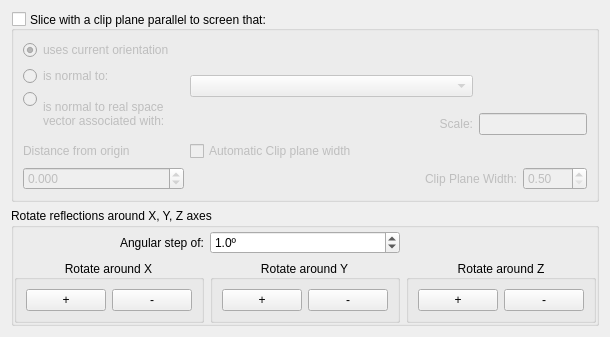
                    <widget class="QWidget" name="slicing_tab">
                     <attribute name="title">
                      <string>Slicing</string>
                     </attribute>
                     <layout class="QGridLayout" name="gridLayout_7">
                      <item row="0" column="0">
                       <widget class="QGroupBox" name="ClipPlaneChkGroupBox">
                        <property name="sizePolicy">
                         <sizepolicy hsizetype="Preferred" vsizetype="Preferred">
                          <horstretch>0</horstretch>
                          <verstretch>1</verstretch>
                         </sizepolicy>
                        </property>
                        <property name="toolTip">
                         <string>&lt;html&gt;&lt;head/&gt;&lt;body&gt;&lt;p&gt;Limit the view of reflections with a clip plane parallel to the screen&lt;/p&gt;&lt;/body&gt;&lt;/html&gt;</string>
                        </property>
                        <property name="title">
                         <string>Slice with a clip plane parallel to screen that:</string>
                        </property>
                        <property name="alignment">
                         <set>Qt::AlignLeading|Qt::AlignLeft|Qt::AlignVCenter</set>
                        </property>
                        <property name="checkable">
                         <bool>true</bool>
                        </property>
                        <property name="checked">
                         <bool>false</bool>
                        </property>
                        <layout class="QGridLayout" name="gridLayout_6">
                         <item row="0" column="0" colspan="2">
                          <widget class="QRadioButton" name="parallel_current_orientation_btn">
                           <property name="sizePolicy">
                            <sizepolicy hsizetype="Preferred" vsizetype="Fixed">
                             <horstretch>0</horstretch>
                             <verstretch>0</verstretch>
                            </sizepolicy>
                           </property>
                           <property name="text">
                            <string>uses current orientation</string>
                           </property>
                           <property name="checked">
                            <bool>true</bool>
                           </property>
                          </widget>
                         </item>
                         <item row="1" column="0" colspan="2">
                          <widget class="QRadioButton" name="normal_vec_btn">
                           <property name="sizePolicy">
                            <sizepolicy hsizetype="Preferred" vsizetype="Fixed">
                             <horstretch>0</horstretch>
                             <verstretch>0</verstretch>
                            </sizepolicy>
                           </property>
                           <property name="toolTip">
                            <string>Useful for inspecting reflections perpendicular to a rotation axis or a tNCS vector</string>
                           </property>
                           <property name="text">
                            <string>is normal to:</string>
                           </property>
                          </widget>
                         </item>
                         <item row="1" column="2" rowspan="2">
                          <widget class="QComboBox" name="clipplane_normal_vector_combo">
                           <property name="sizePolicy">
                            <sizepolicy hsizetype="Preferred" vsizetype="Fixed">
                             <horstretch>2</horstretch>
                             <verstretch>0</verstretch>
                            </sizepolicy>
                           </property>
                          </widget>
                         </item>
                         <item row="2" column="0">
                          <widget class="QRadioButton" name="normal_realspace_vec_btn">
                           <property name="sizePolicy">
                            <sizepolicy hsizetype="Fixed" vsizetype="Preferred">
                             <horstretch>1</horstretch>
                             <verstretch>0</verstretch>
                            </sizepolicy>
                           </property>
                           <property name="toolTip">
                            <string>Useful for inspecting reflections satisfying an equation for a plane through reciprocal space</string>
                           </property>
                           <property name="text">
                            <string/>
                           </property>
                          </widget>
                         </item>
                         <item row="2" column="1" rowspan="2">
                          <widget class="QLabel" name="normal_realspace_vec_label">
                           <property name="sizePolicy">
                            <sizepolicy hsizetype="Preferred" vsizetype="Preferred">
                             <horstretch>1</horstretch>
                             <verstretch>0</verstretch>
                            </sizepolicy>
                           </property>
                           <property name="toolTip">
                            <string>Useful for inspecting reflections satisfying an equation for a plane through reciprocal space</string>
                           </property>
                           <property name="text">
                            <string>is normal to real space vector associated with:</string>
                           </property>
                           <property name="wordWrap">
                            <bool>true</bool>
                           </property>
                          </widget>
                         </item>
                         <item row="3" column="2">
                          <widget class="QLabel" name="label_13">
                           <property name="sizePolicy">
                            <sizepolicy hsizetype="Preferred" vsizetype="Fixed">
                             <horstretch>0</horstretch>
                             <verstretch>0</verstretch>
                            </sizepolicy>
                           </property>
                           <property name="text">
                            <string>Scale:</string>
                           </property>
                           <property name="textFormat">
                            <enum>Qt::RichText</enum>
                           </property>
                           <property name="alignment">
                            <set>Qt::AlignRight|Qt::AlignTrailing|Qt::AlignVCenter</set>
                           </property>
                          </widget>
                         </item>
                         <item row="3" column="3" colspan="2">
                          <widget class="QLineEdit" name="clipplane_normal_vector_length">
                           <property name="sizePolicy">
                            <sizepolicy hsizetype="Preferred" vsizetype="Fixed">
                             <horstretch>0</horstretch>
                             <verstretch>0</verstretch>
                            </sizepolicy>
                           </property>
                           <property name="toolTip">
                            <string>use current scale or multiply with a number to form a new scale</string>
                           </property>
                           <property name="readOnly">
                            <bool>false</bool>
                           </property>
                          </widget>
                         </item>
                         <item row="4" column="0" colspan="2">
                          <widget class="QLabel" name="label_15">
                           <property name="sizePolicy">
                            <sizepolicy hsizetype="Preferred" vsizetype="Preferred">
                             <horstretch>0</horstretch>
                             <verstretch>0</verstretch>
                            </sizepolicy>
                           </property>
                           <property name="toolTip">
                            <string>in units of the selected vector above</string>
                           </property>
                           <property name="text">
                            <string>Distance from origin</string>
                           </property>
                           <property name="wordWrap">
                            <bool>true</bool>
                           </property>
                          </widget>
                         </item>
                         <item row="4" column="2" colspan="3">
                          <widget class="QCheckBox" name="AutoClipWidthCheckBox">
                           <property name="sizePolicy">
                            <sizepolicy hsizetype="Preferred" vsizetype="Preferred">
                             <horstretch>0</horstretch>
                             <verstretch>0</verstretch>
                            </sizepolicy>
                           </property>
                           <property name="text">
                            <string>Automatic Clip plane width</string>
                           </property>
                          </widget>
                         </item>
                         <item row="5" column="0" colspan="2">
                          <widget class="MyQDoubleSpinBox" name="hkldist_spinBox">
                           <property name="sizePolicy">
                            <sizepolicy hsizetype="Preferred" vsizetype="Fixed">
                             <horstretch>0</horstretch>
                             <verstretch>0</verstretch>
                            </sizepolicy>
                           </property>
                           <property name="toolTip">
                            <string>in units of the selected vector above</string>
                           </property>
                           <property name="decimals">
                            <number>3</number>
                           </property>
                           <property name="minimum">
                            <double>-1000.000000000000000</double>
                           </property>
                           <property name="maximum">
                            <double>1000.000000000000000</double>
                           </property>
                          </widget>
                         </item>
                         <item row="5" column="2" colspan="2">
                          <widget class="QLabel" name="label_21">
                           <property name="sizePolicy">
                            <sizepolicy hsizetype="Preferred" vsizetype="Preferred">
                             <horstretch>0</horstretch>
                             <verstretch>0</verstretch>
                            </sizepolicy>
                           </property>
                           <property name="text">
                            <string>Clip Plane Width:</string>
                           </property>
                           <property name="alignment">
                            <set>Qt::AlignRight|Qt::AlignTrailing|Qt::AlignVCenter</set>
                           </property>
                           <property name="wordWrap">
                            <bool>true</bool>
                           </property>
                          </widget>
                         </item>
                         <item row="5" column="4">
                          <widget class="MyQDoubleSpinBox" name="clipwidth_spinBox">
                           <property name="sizePolicy">
                            <sizepolicy hsizetype="Preferred" vsizetype="Fixed">
                             <horstretch>0</horstretch>
                             <verstretch>0</verstretch>
                            </sizepolicy>
                           </property>
                           <property name="toolTip">
                            <string>Adjust width to exclude reflections that should not be visible or to make visible reflections that are not</string>
                           </property>
                           <property name="minimum">
                            <double>0.500000000000000</double>
                           </property>
                           <property name="maximum">
                            <double>100.000000000000000</double>
                           </property>
                           <property name="singleStep">
                            <double>0.500000000000000</double>
                           </property>
                          </widget>
                         </item>
                        </layout>
                       </widget>
                      </item>
                      <item row="1" column="0">
                       <widget class="QGroupBox" name="RotateGroupBox">
                        <property name="sizePolicy">
                         <sizepolicy hsizetype="Preferred" vsizetype="Preferred">
                          <horstretch>0</horstretch>
                          <verstretch>1</verstretch>
                         </sizepolicy>
                        </property>
                        <property name="title">
                         <string>Rotate reflections around X, Y, Z axes</string>
                        </property>
                        <layout class="QGridLayout" name="gridLayout_22">
                         <property name="leftMargin">
                          <number>0</number>
                         </property>
                         <property name="topMargin">
                          <number>3</number>
                         </property>
                         <property name="rightMargin">
                          <number>0</number>
                         </property>
                         <property name="bottomMargin">
                          <number>0</number>
                         </property>
                         <item row="0" column="0">
                          <widget class="QLabel" name="label_14">
                           <property name="text">
                            <string>Angular step of:</string>
                           </property>
                           <property name="alignment">
                            <set>Qt::AlignRight|Qt::AlignTrailing|Qt::AlignVCenter</set>
                           </property>
                          </widget>
                         </item>
                         <item row="0" column="1">
                          <widget class="QDoubleSpinBox" name="angleStepHKLrotSpinBox">
                           <property name="sizePolicy">
                            <sizepolicy hsizetype="Minimum" vsizetype="Fixed">
                             <horstretch>0</horstretch>
                             <verstretch>0</verstretch>
                            </sizepolicy>
                           </property>
                           <property name="wrapping">
                            <bool>true</bool>
                           </property>
                           <property name="suffix">
                            <string>º</string>
                           </property>
                           <property name="decimals">
                            <number>1</number>
                           </property>
                           <property name="minimum">
                            <double>0.000000000000000</double>
                           </property>
                           <property name="maximum">
                            <double>60.000000000000000</double>
                           </property>
                           <property name="singleStep">
                            <double>0.500000000000000</double>
                           </property>
                           <property name="value">
                            <double>1.000000000000000</double>
                           </property>
                          </widget>
                         </item>
                         <item row="1" column="0">
                          <widget class="QGroupBox" name="groupBox_2">
                           <property name="title">
                            <string>Rotate around X</string>
                           </property>
                           <property name="alignment">
                            <set>Qt::AlignCenter</set>
                           </property>
                           <layout class="QGridLayout" name="gridLayout_16">
                            <item row="0" column="0">
                             <widget class="QPushButton" name="xHKLrotBtn">
                              <property name="sizePolicy">
                               <sizepolicy hsizetype="Preferred" vsizetype="Fixed">
                                <horstretch>0</horstretch>
                                <verstretch>0</verstretch>
                               </sizepolicy>
                              </property>
                              <property name="text">
                               <string>+</string>
                              </property>
                              <property name="icon">
                               <iconset>
                                <normaloff>roundarrow2.png</normaloff>roundarrow2.png</iconset>
                              </property>
                              <property name="default">
                               <bool>false</bool>
                              </property>
                              <property name="flat">
                               <bool>false</bool>
                              </property>
                             </widget>
                            </item>
                            <item row="0" column="1">
                             <widget class="QPushButton" name="xHKLbackrotBtn">
                              <property name="sizePolicy">
                               <sizepolicy hsizetype="Preferred" vsizetype="Fixed">
                                <horstretch>0</horstretch>
                                <verstretch>0</verstretch>
                               </sizepolicy>
                              </property>
                              <property name="text">
                               <string>-</string>
                              </property>
                              <property name="icon">
                               <iconset>
                                <normaloff>roundarrow.png</normaloff>roundarrow.png</iconset>
                              </property>
                              <property name="default">
                               <bool>false</bool>
                              </property>
                              <property name="flat">
                               <bool>false</bool>
                              </property>
                             </widget>
                            </item>
                           </layout>
                          </widget>
                         </item>
                         <item row="1" column="1">
                          <widget class="QGroupBox" name="groupBox_4">
                           <property name="title">
                            <string>Rotate around Y</string>
                           </property>
                           <property name="alignment">
                            <set>Qt::AlignCenter</set>
                           </property>
                           <layout class="QGridLayout" name="gridLayout_19">
                            <item row="0" column="0">
                             <widget class="QPushButton" name="yHKLrotBtn">
                              <property name="sizePolicy">
                               <sizepolicy hsizetype="Preferred" vsizetype="Fixed">
                                <horstretch>0</horstretch>
                                <verstretch>0</verstretch>
                               </sizepolicy>
                              </property>
                              <property name="text">
                               <string>+</string>
                              </property>
                              <property name="icon">
                               <iconset>
                                <normaloff>roundarrow2.png</normaloff>roundarrow2.png</iconset>
                              </property>
                             </widget>
                            </item>
                            <item row="0" column="1">
                             <widget class="QPushButton" name="yHKLbackrotBtn">
                              <property name="sizePolicy">
                               <sizepolicy hsizetype="Preferred" vsizetype="Fixed">
                                <horstretch>0</horstretch>
                                <verstretch>0</verstretch>
                               </sizepolicy>
                              </property>
                              <property name="text">
                               <string>-</string>
                              </property>
                              <property name="icon">
                               <iconset>
                                <normaloff>roundarrow.png</normaloff>roundarrow.png</iconset>
                              </property>
                             </widget>
                            </item>
                           </layout>
                          </widget>
                         </item>
                         <item row="1" column="2">
                          <widget class="QGroupBox" name="groupBox_6">
                           <property name="title">
                            <string>Rotate around Z</string>
                           </property>
                           <property name="alignment">
                            <set>Qt::AlignCenter</set>
                           </property>
                           <layout class="QGridLayout" name="gridLayout_21">
                            <item row="0" column="0">
                             <widget class="QPushButton" name="zHKLrotBtn">
                              <property name="sizePolicy">
                               <sizepolicy hsizetype="Preferred" vsizetype="Fixed">
                                <horstretch>0</horstretch>
                                <verstretch>0</verstretch>
                               </sizepolicy>
                              </property>
                              <property name="text">
                               <string>+</string>
                              </property>
                              <property name="icon">
                               <iconset>
                                <normaloff>roundarrow2.png</normaloff>roundarrow2.png</iconset>
                              </property>
                             </widget>
                            </item>
                            <item row="0" column="1">
                             <widget class="QPushButton" name="zHKLbackrotBtn">
                              <property name="sizePolicy">
                               <sizepolicy hsizetype="Preferred" vsizetype="Fixed">
                                <horstretch>0</horstretch>
                                <verstretch>0</verstretch>
                               </sizepolicy>
                              </property>
                              <property name="text">
                               <string>-</string>
                              </property>
                              <property name="icon">
                               <iconset>
                                <normaloff>roundarrow.png</normaloff>roundarrow.png</iconset>
                              </property>
                             </widget>
                            </item>
                           </layout>
                          </widget>
                         </item>
                        </layout>
                       </widget>
                      </item>
                     </layout>
                    </widget>
